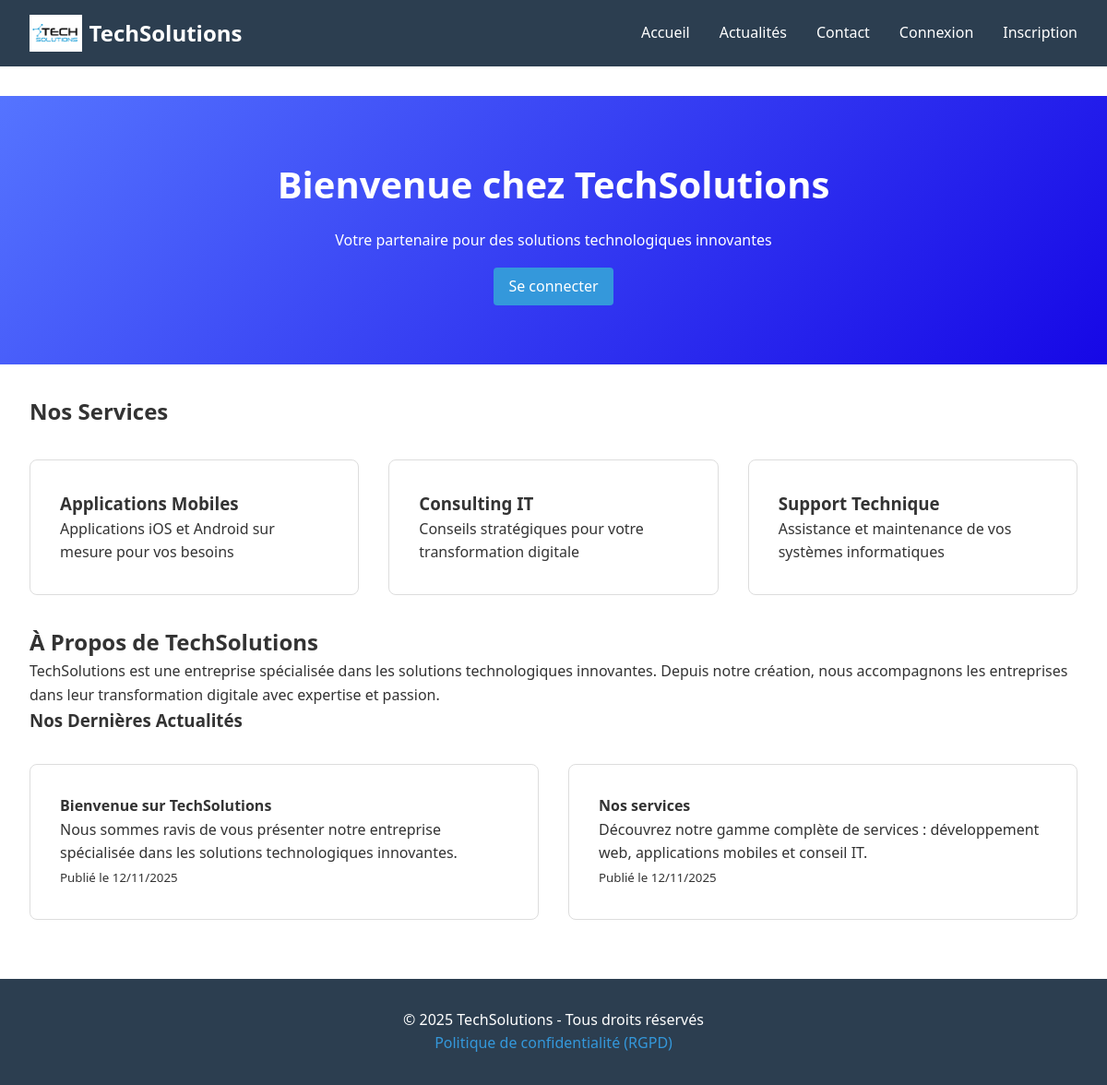
Before: / with the older database file.
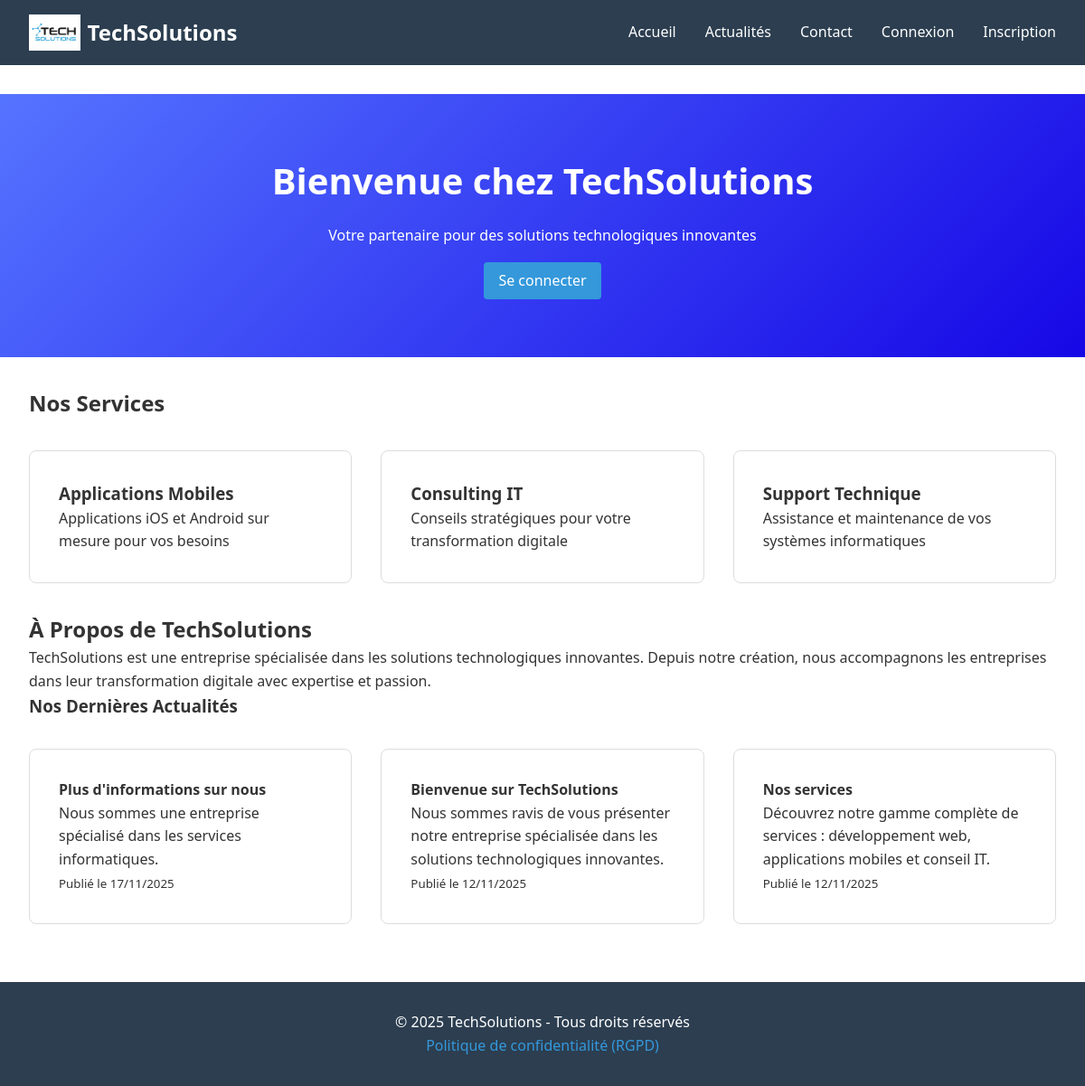
After: the same page with the newer database file.
### tables this page shows
CREATE TABLE `articles` (
  `id` int(11) NOT NULL AUTO_INCREMENT,
  `titre` varchar(255) NOT NULL,
  `contenu` text NOT NULL,
  `auteur_id` int(11) DEFAULT NULL,
  `created_at` timestamp NOT NULL DEFAULT current_timestamp(),
  `updated_at` timestamp NOT NULL DEFAULT current_timestamp() ON UPDATE current_timestamp(),
  PRIMARY KEY (`id`),
  KEY `auteur_id` (`auteur_id`),
  CONSTRAINT `articles_ibfk_1` FOREIGN KEY (`auteur_id`) REFERENCES `users` (`id`) ON DELETE SET NULL
);

### index.php (the view, shortened to what this page needs)
<?php
require_once 'includes/auth.php';
include 'includes/header.php';
?>
<section class="hero">
    <h1>Bienvenue chez TechSolutions</h1>
    <p>Votre partenaire pour des solutions technologiques innovantes</p>
    <a href="api/login.php" class="service-link">Se connecter</a>
</section>
<section class="services">
    <h2>Nos Services</h2>
    <div class="service-grid">
        <div class="service-card">
            <h3>Applications Mobiles</h3>
            <p>Applications iOS et Android sur mesure pour vos besoins</p>
        </div>
        <div class="service-card">
            <h3>Consulting IT</h3>
            <p>Conseils stratégiques pour votre transformation digitale</p>
        </div>
        <div class="service-card">
            <h3>Support Technique</h3>
            <p>Assistance et maintenance de vos systèmes informatiques</p>
        </div>
    </div>
</section>
<section class="about">
    <h2>À Propos de TechSolutions</h2>
    <p>TechSolutions est une entreprise spécialisée dans les solutions technologiques innovantes.
    Depuis notre création, nous accompagnons les entreprises dans leur transformation digitale
    avec expertise et passion.</p>
    <h3>Nos Dernières Actualités</h3>
    <div class="articles-grid">
        <?php
        try {
            $stmt = $pdo->query("SELECT * FROM articles ORDER BY created_at DESC LIMIT 3");
            $articles = $stmt->fetchAll();
            if ($articles):
                foreach ($articles as $article): ?>
                    <article class="article-card">
                        <h4><?= htmlspecialchars($article['titre']) ?></h4>
                        <p><?= htmlspecialchars($article['contenu']) ?></p>
                        <small>Publié le <?= date('d/m/Y', strtotime($article['created_at'])) ?></small>
                    </article>
                <?php endforeach;
            else: ?>
                <p>Aucune actualité pour le moment.</p>
            <?php endif;
        } catch(PDOException $e) {
            echo '<p>Actualités temporairement indisponibles.</p>';
        }
        ?>
    </div>
</section>
<?php include 'includes/footer.php'; ?>

Changed rows visible on the page:
added articles: titre "Plus d'informations sur nous", contenu "Nous sommes une entreprise spécialisé dans les services informatiques.", created_at "17/11/2025"
